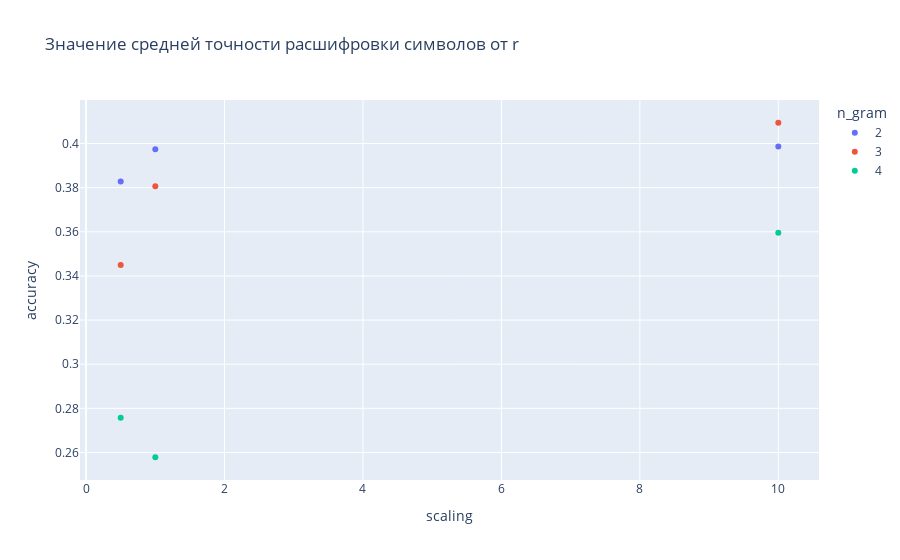

Write notebook code for a chart like this one.
### Code cell
ex.scatter(scaling_acc, x="scaling", y="accuracy", color="n_gram", title="Значение средней точности расшифровки символов от r")

### Figure 1 — Plotly figure (JSON) as saved in the notebook; plotly's stock layout.template omitted (floating-point values rounded to 4 significant figures)
{"data": [{"hovertemplate": "n_gram=2<br>scaling=%{x}<br>accuracy=%{y}<extra></extra>", "legendgroup": "2", "marker": {"color": "#636efa", "symbol": "circle"}, "mode": "markers", "name": "2", "orientation": "v", "showlegend": true, "type": "scatter", "x": [0.5, 1, 10], "xaxis": "x", "y": [0.3827, 0.3975, 0.3986], "yaxis": "y"}, {"hovertemplate": "n_gram=3<br>scaling=%{x}<br>accuracy=%{y}<extra></extra>", "legendgroup": "3", "marker": {"color": "#EF553B", "symbol": "circle"}, "mode": "markers", "name": "3", "orientation": "v", "showlegend": true, "type": "scatter", "x": [0.5, 1, 10], "xaxis": "x", "y": [0.3449, 0.3806, 0.4094], "yaxis": "y"}, {"hovertemplate": "n_gram=4<br>scaling=%{x}<br>accuracy=%{y}<extra></extra>", "legendgroup": "4", "marker": {"color": "#00cc96", "symbol": "circle"}, "mode": "markers", "name": "4", "orientation": "v", "showlegend": true, "type": "scatter", "x": [0.5, 1, 10], "xaxis": "x", "y": [0.2757, 0.2578, 0.3596], "yaxis": "y"}], "layout": {"legend": {"title": {"text": "n_gram"}, "tracegroupgap": 0}, "title": {"text": "Значение средней точности расшифровки символов от r"}, "xaxis": {"anchor": "y", "domain": [0, 1], "title": {"text": "scaling"}}, "yaxis": {"anchor": "x", "domain": [0, 1], "title": {"text": "accuracy"}}}}
